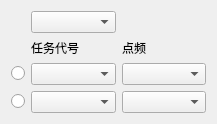
<?xml version="1.0" encoding="UTF-8"?>
<ui version="4.0">
 <class>SCTaskWorkModeTaskCodeSelectWidget</class>
 <widget class="QWidget" name="SCTaskWorkModeTaskCodeSelectWidget">
  <property name="geometry">
   <rect>
    <x>0</x>
    <y>0</y>
    <width>217</width>
    <height>120</height>
   </rect>
  </property>
  <property name="windowTitle">
   <string>Form</string>
  </property>
  <layout class="QHBoxLayout" name="horizontalLayout">
   <item>
    <layout class="QGridLayout" name="gridLayout_2">
     <item row="4" column="1">
      <widget class="QComboBox" name="scTaskCodeCombo2"/>
     </item>
     <item row="3" column="1">
      <widget class="QComboBox" name="scTaskCodeCombo1"/>
     </item>
     <item row="1" column="2">
      <widget class="QLabel" name="label_9">
       <property name="text">
        <string>点频</string>
       </property>
       <property name="alignment">
        <set>Qt::AlignLeading|Qt::AlignLeft|Qt::AlignVCenter</set>
       </property>
      </widget>
     </item>
     <item row="0" column="1">
      <widget class="QComboBox" name="scWorkModeCombo"/>
     </item>
     <item row="1" column="1">
      <widget class="QLabel" name="label_8">
       <property name="text">
        <string>任务代号</string>
       </property>
       <property name="alignment">
        <set>Qt::AlignLeading|Qt::AlignLeft|Qt::AlignVCenter</set>
       </property>
      </widget>
     </item>
     <item row="3" column="2">
      <widget class="QComboBox" name="scPointFreqCombo1"/>
     </item>
     <item row="4" column="2">
      <widget class="QComboBox" name="scPointFreqCombo2"/>
     </item>
     <item row="4" column="0">
      <widget class="QRadioButton" name="scTargetRadioBtn2">
       <property name="layoutDirection">
        <enum>Qt::RightToLeft</enum>
       </property>
       <property name="text">
        <string/>
       </property>
      </widget>
     </item>
     <item row="3" column="0">
      <widget class="QRadioButton" name="scTargetRadioBtn1">
       <property name="sizePolicy">
        <sizepolicy hsizetype="Fixed" vsizetype="Fixed">
         <horstretch>0</horstretch>
         <verstretch>0</verstretch>
        </sizepolicy>
       </property>
       <property name="layoutDirection">
        <enum>Qt::RightToLeft</enum>
       </property>
       <property name="text">
        <string/>
       </property>
      </widget>
     </item>
    </layout>
   </item>
  </layout>
 </widget>
 <resources/>
 <connections/>
</ui>
